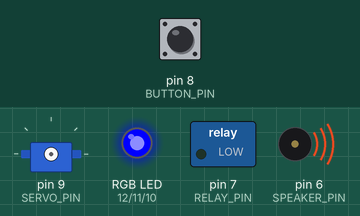
Simulated run of this sketch. Board: Arduino Uno, built with avr-gcc and run on an emulated ATmega328P. Shown: servo, switched loads named in the sketch (green lamp = pin HIGH), an RGB LED mixed from three pins (HIGH = lit), buzzer (waves = sounding). Dashed ring = blinking. The test bench sets the inputs (shaded band); at power-on: pin 8 (BUTTON_PIN) LOW. What the sketch prints to the serial monitor is not drawn.

Above: at 1.5 s.
1.6 s: pin 8 (BUTTON_PIN) pulled HIGH for 0.15 s
At 3.6 s:
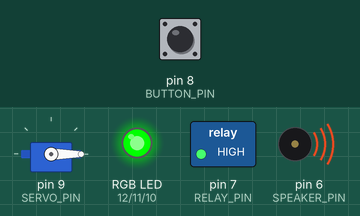
4.6 s: pin 8 (BUTTON_PIN) pulled HIGH for 1 s
At 7.4 s:
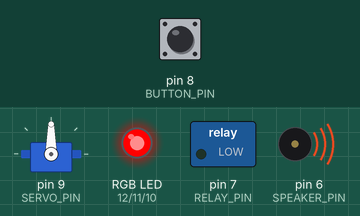
7.7 s: pin 8 (BUTTON_PIN) pulled HIGH for 0.15 s
At 7.98 s:
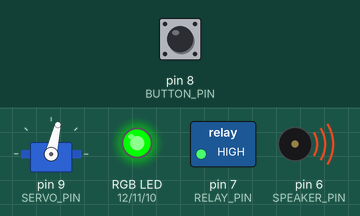
10.7 s: pin 8 (BUTTON_PIN) pulled HIGH for 0.15 s
At 10.97 s:
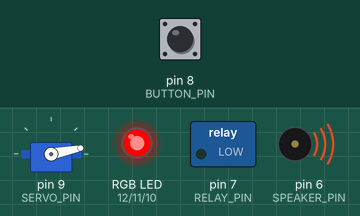
13.7 s: pin 8 (BUTTON_PIN) pulsed HIGH 2 times (0.12 s each, 0.3 s apart)
At 14.14 s:
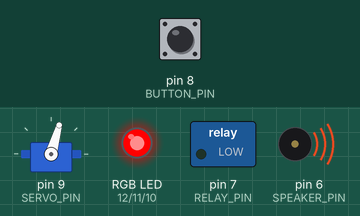
15.8 s: pin 8 (BUTTON_PIN) pulsed HIGH 5 times (0.12 s each, 0.3 s apart)
At 15.95 s:
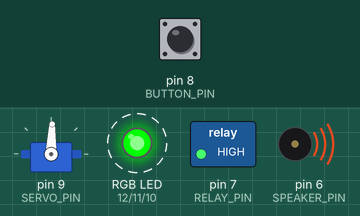
Timing chart, 0 to 20.1 s (numbered marks = the images above; inputs shaded):
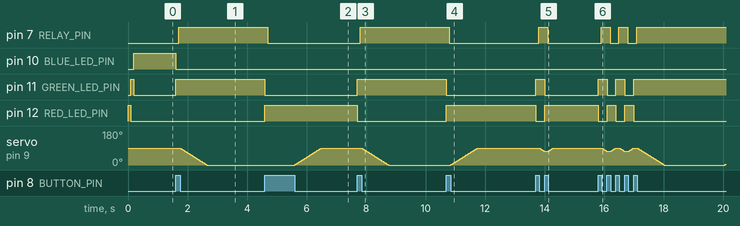

The sketch:

iot.ino
```cpp
#include <Servo.h>
#include "System.h"
#include "Speaker.h"
#include "LED.h"
#include "Button.h"
#include "Relay.h"

Servo servo;
int servo_pos = 90;
int servo_state = 0;
int servo_delay = 0;

Speaker speaker(SPEAKER_PIN);
LED led(RED_LED_PIN, GREEN_LED_PIN, BLUE_LED_PIN);
Button button(BUTTON_PIN);
Relay relay(RELAY_PIN);

void setup() {
  Serial.begin(9600);

  led.rgb(255, 0, 0);
  speaker.beep(50);
  led.rgb(0, 255, 0);
  speaker.beep(50);
  led.rgb(0, 0, 255);
  speaker.beep(50);

  Serial.println("Setup complete");
}

void loop() {
  pollButton();
  updateServo();
  delay(10);
}

void updateServo() {
  if (servo_state == 0) {
    if (servo_pos < 90) {
      servo.write(++servo_pos);
    }
    else{
      servo.detach();
    }
  }
  else if (servo_state == 1) {
    if (servo_pos > 0) {
      servo.write(--servo_pos);
    }
    else {
      servo_state = 2;
      servo_delay = 0;
    }
  }
  else if (servo_state == 2) {
    if (servo_delay > 200) {
      servo_state = 3;
    }
    else {
      servo_delay += 1;
    }
  }
  else if (servo_state == 3) {
    if (servo_pos < 90) {
      servo.write(++servo_pos);
    }
    else {
      servo_state = 4;
      servo_delay = 0;
    }
  }
  else if (servo_state == 4) {
    if (servo_delay > 200) {
      servo_state = 1;
    }
    else {
      servo_delay += 1;
    }
  }
}

void pollButton() {
  if (button.pushed() == 1) {
    if (servo_state != 0) {
      led.rgb(255, 0, 0);
      speaker.beep(50);
      relay.disable();
      servo_state = 0;
    }
    else {
      led.rgb(0, 255, 0);
      speaker.beep(50);
      servo.attach(SERVO_PIN);
      relay.enable();
      servo_state = 1;
    }

    while (button.pushed() == 1);
  }
}
```

Button.cpp
```cpp
#include <Arduino.h>
#include "Button.h"

int button_pin;

Button::Button(int pin) {
  button_pin = pin;

  pinMode(button_pin, INPUT);
}

int Button::pushed() {
  if (digitalRead(button_pin) == HIGH) {
    return 1;
  }
  return -1;
}
```

Button.h
```cpp
class Button
{
public:
  Button(int pin);
  int pushed();
};
```

LED.cpp
```cpp
#include <Arduino.h>
#include "LED.h"

int red_pin;
int green_pin;
int blue_pin;

LED::LED(int red, int green, int blue) {
  red_pin = red;
  green_pin = green;
  blue_pin = blue;

  pinMode(red_pin, OUTPUT);
  pinMode(green_pin, OUTPUT);
  pinMode(blue_pin, OUTPUT);
}

void LED::rgb(int red, int green, int blue) {
  analogWrite(red_pin, red);
  analogWrite(green_pin, green);
  analogWrite(blue_pin, blue);
}
```

LED.h
```cpp
class LED
{
public:
  LED(int red, int green, int blue);
  void rgb(int red, int green, int blue);
};
```

Relay.cpp
```cpp
#include <Arduino.h>
#include "Relay.h"

int relay_pin;

Relay::Relay(int pin) {
  relay_pin = pin;

  pinMode(relay_pin, OUTPUT);
}

void Relay::enable() {
  digitalWrite(relay_pin, HIGH);
}

void Relay::disable() {
  digitalWrite(relay_pin, LOW);
}
```

Relay.h
```cpp
class Relay
{
public:
  Relay(int pin);
  void enable();
  void disable();
};
```

Speaker.cpp
```cpp
#include <Arduino.h>
#include "Speaker.h"

int speaker_pin;

Speaker::Speaker(int pin) {
  speaker_pin = pin;
  pinMode(speaker_pin, OUTPUT);
}

void Speaker::beep(int delay_ms) {
  analogWrite(speaker_pin, 20);
  delay(delay_ms);
  analogWrite(speaker_pin, 0);
  delay(delay_ms);
}
```

Speaker.h
```cpp
class Speaker
{
public:
  Speaker(int speaker_pin);
  void beep(int delay_ms);
};
```

System.h
```cpp
const int LED_PIN = 13;
const int SERVO_PIN = 9;
const int BUTTON_PIN = 8;
const int SPEAKER_PIN = 6;
const int RED_LED_PIN = 12;
const int GREEN_LED_PIN = 11;
const int BLUE_LED_PIN = 10;
const int RELAY_PIN = 7;
```

Measured:
- after the input at 1.6 s, pin 7 (RELAY_PIN): LOW → HIGH after 0.10 s; pin 10 (BLUE_LED_PIN): HIGH → LOW at once; pin 11 (GREEN_LED_PIN): LOW → HIGH at once; servo on pin 9 (SERVO_PIN): moves from 90° to 0° over 0.90 s, starting after 0.15 s
- after the input at 4.6 s, pin 7 (RELAY_PIN): HIGH → LOW after 0.10 s; pin 11 (GREEN_LED_PIN): HIGH → LOW at once; pin 12 (RED_LED_PIN): LOW → HIGH at once
- after the input at 7.7 s, pin 7 (RELAY_PIN): LOW → HIGH after 0.11 s; pin 11 (GREEN_LED_PIN): LOW → HIGH at once; pin 12 (RED_LED_PIN): HIGH → LOW at once; servo on pin 9 (SERVO_PIN): moves from 90° to 0° over 0.91 s, starting after 0.15 s
- after the input at 10.7 s, pin 7 (RELAY_PIN): HIGH → LOW after 0.10 s; pin 11 (GREEN_LED_PIN): HIGH → LOW at once; pin 12 (RED_LED_PIN): LOW → HIGH at once
- after the input at 13.7 s, pin 7 (RELAY_PIN): LOW → HIGH after 0.10 s, → LOW 0.30 s later; pin 11 (GREEN_LED_PIN): LOW → HIGH at once, → LOW 0.30 s later; pin 12 (RED_LED_PIN): HIGH → LOW at once, → HIGH 0.30 s later
- after the input at 15.8 s, pin 7 (RELAY_PIN): alternates HIGH for 0.30 s and LOW for 0.30 s, 5 changes in all, then stays HIGH, starting after 0.10 s; pin 11 (GREEN_LED_PIN): alternates HIGH for 0.30 s and LOW for 0.30 s, 5 changes in all, then stays HIGH, starting at once
